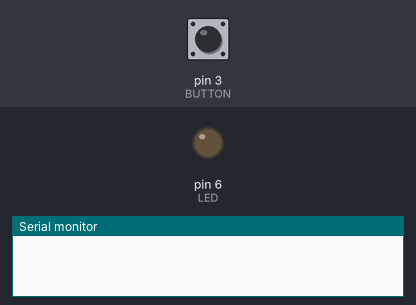
Recording of a sketch running on a simulated Arduino Uno, built with avr-gcc and run on an emulated ATmega328P. Shown: output pins drawn as LEDs (lit = HIGH), the last lines printed to the serial monitor. The inputs (shaded band) are chosen by the test bench; at power-on: pin 3 (BUTTON) HIGH.

Above: at 1.2 s.
1.3 s: pin 3 (BUTTON) pulled LOW for 0.15 s
At 2.1 s:
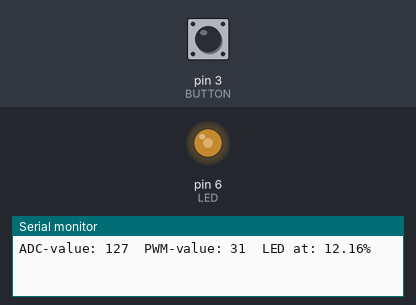
3.8 s: pin 3 (BUTTON) pulled LOW for 3.2 s
At 8.4 s:
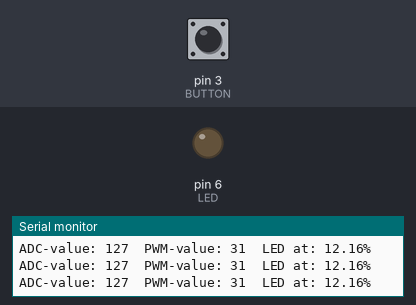
Timing chart, 0 to 9.9 s (numbered marks = the images above; inputs shaded):
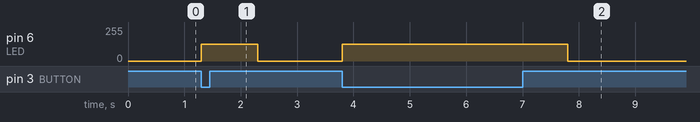

Measured:
- after the input at 1.3 s, pin 6 (LED): 0/255 → 127/255 at once, → 0/255 1.0 s later
- after the input at 3.8 s, pin 6 (LED): 0/255 → 127/255 at once, → 0/255 4.0 s later

The sketch:

ADC_PWM.ino
```cpp
/***** INFO **************************************************
 * nlantau, 2021-05-18
 *
 * Read ADC (10-bit) and output to PWM (8-bit)
 *
 ************************************************************/

#define POTM A0
#define LED 6
#define BUTTON 3
#define MAX 255

void setup() {
  Serial.begin(9600);
  pinMode(LED, OUTPUT);
  pinMode(BUTTON, INPUT);
  digitalWrite(BUTTON, HIGH);
}


void loop() {
  //int res = analogRead(POTM);
  int res = 127;

  while (digitalRead(BUTTON) == HIGH) {
    analogWrite(LED, 0);
  }


  print_res(res);
  analogWrite(LED, res);

  delay(1000);
}


void print_res(int value) {
  Serial.println((String)"ADC-value: " + value + "\tPWM-value: " + (value >> 2) + "\tLED at: " + ((float)(value >> 2)/MAX) * 100 + "%");
}
```
